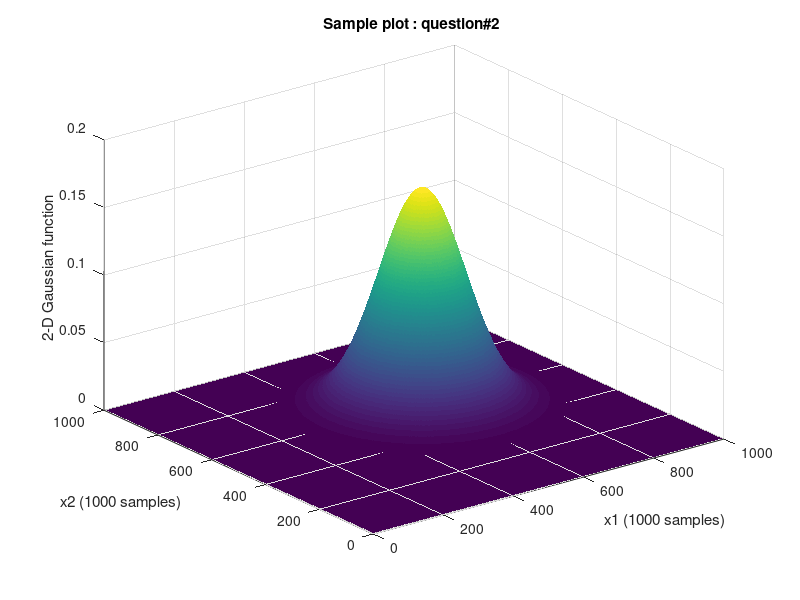
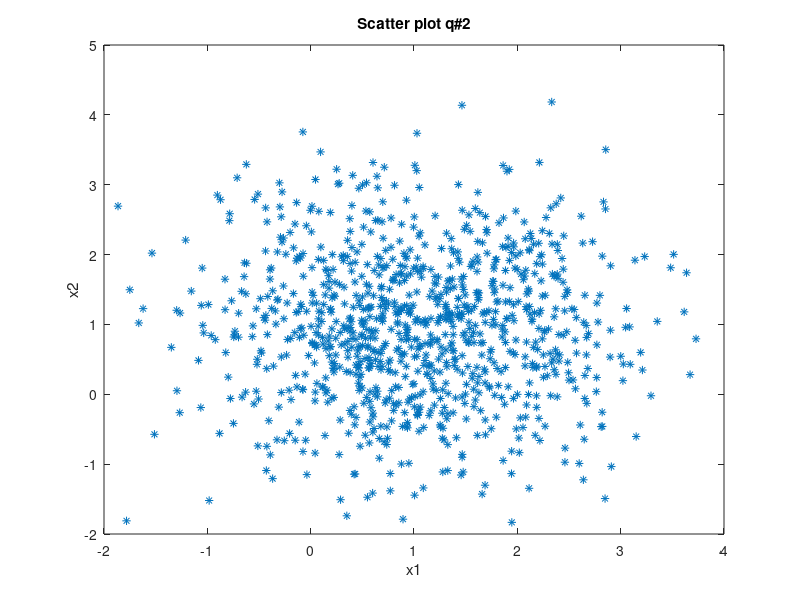

The MATLAB source for these figures, in order:
function [ ] = agautam1_q2 ( )
%AGAUTAM1_Q1 Summary of this function goes here
%   Detailed explanation goes here

% Defining the parameters i.e mean, co-variance and the meshgrid 
mean = [1 1];
covariance = [1 0; 0 1];
% 1000 samples point in both direction
x1 = -5:.01:5; 
x2 = -5:.01:5;

[X1,X2] = meshgrid(x1,x2);

% Multivariant Gaussian Function 
prob_func = mvnpdf([X1(:) X2(:)],mean,covariance);
% Reshaping to fit the axis grid i.e size(x1)*size(x2) in 2-Dimensions
prob_func = reshape(prob_func,length(x1),length(x2));

figure
% Surface of the prob_func which will plot the value along z axis
h = surf(prob_func);
% Make sure that the line grid is not there else it will be black
set(h,'LineStyle','none')
% setting the axis of the plot to fit as per the dimensions defined
axis([0 1000 0 1000 0 .2])

% labelling the axis
fprintf('Plotting the 2-D gaussian graph \n');
xlabel('x1 (1000 samples)'); 
ylabel('x2 (1000 samples)'); 
zlabel('2-D Gaussian function');
title('Sample plot : question#2 ');

scatter_plot = mvnrnd(mean,covariance,1000);

figure
fprintf('Scatter plot q#2');
plot(scatter_plot(:,1),scatter_plot(:,2),'*')
xlabel('x1');
ylabel('x2');
title('Scatter plot q#2');

end